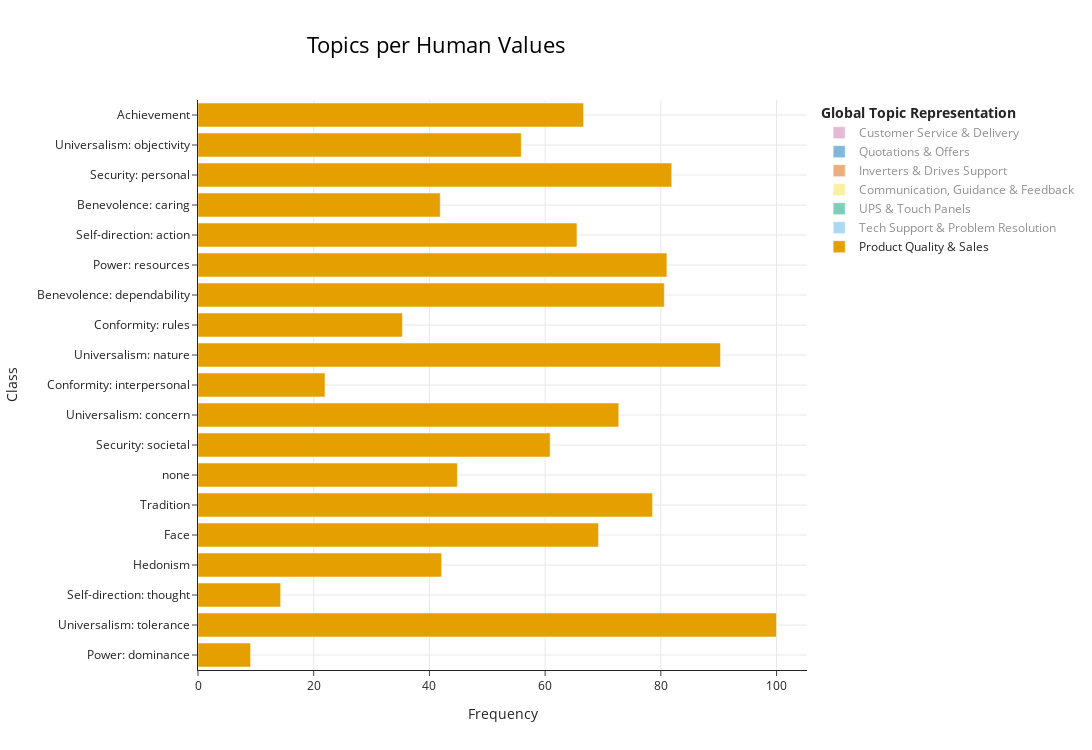

Notebook code for this chart:
### Code cell
### Graph barchart topics by schwartz value

# Filter out rows where 'schwartz_label' is NaN
# filtered_df = df_full_commented[pd.notna(df_full_commented['schwartz_label'])]
# Change nan value by string value
df_full_commented['schwartz_label'] = df_full_commented['schwartz_label'].fillna('none')

# visualize the topic representation of major topics per human values (20 different values):
fig = create_chart_per_class(df_full_commented, topic_model_merged, "schwartz_label", 
                             custom_labels=True, 
                             percentage_by="Class",
                             stacked=True,
                             title="Topics per Human Values", 
                             sortedBy="Frequency", 
                             width=1150, height=750)
# Save the figure as an HTML file
# save_graph_html(fig, "../data/graphs/Schwartz_Analysis/repartition_per_topic/global", "model_merged_per_humanvalue_class_pct")
fig

### Figure 1 — Plotly figure (JSON) as saved in the notebook; plotly's stock layout.template omitted (floating-point values rounded to 4 significant figures)
{"data": [{"hoverinfo": "text", "hovertext": ["<b>Topic Product Quality & Sales</b><br>Words: votes, maximum, many, lot, high<br>Count: 1<br>Percentage: 9.09%", "<b>Topic Product Quality & Sales</b><br>Words: rating, quality, reasons, diversity, reason<br>Count: 1<br>Percentage: 100.0%", "<b>Topic Product Quality & Sales</b><br>Words: bartolini, products, product, obsolete, quality<br>Count: 2<br>Percentage: 14.29%", "<b>Topic Product Quality & Sales</b><br>Words: excellent, great, customer, customers, service<br>Count: 8<br>Percentage: 42.11%", "<b>Topic Product Quality & Sales</b><br>Words: brand, brands, quality, trustworthy, credibility<br>Count: 9<br>Percentage: 69.23%", "<b>Topic Product Quality & Sales</b><br>Words: service, products, product, company, customers<br>Count: 11<br>Percentage: 78.57%", "<b>Topic Product Quality & Sales</b><br>Words: discrete, deliveries, breakers, sav, delivery<br>Count: 13<br>Percentage: 44.83%", "<b>Topic Product Quality & Sales</b><br>Words: safety, stable, protective, security, manufacturer<br>Count: 14<br>Percentage: 60.87%", "<b>Topic Product Quality & Sales</b><br>Words: resellers, prices, priced, billing, purchase<br>Count: 16<br>Percentage: 72.73%", "<b>Topic Product Quality & Sales</b><br>Words: customer service, customers, customer, freight, orders<br>Count: 18<br>Percentage: 21.95%", "<b>Topic Product Quality & Sales</b><br>Words: packaging, packing, boxes, packaged, cardboard<br>Count: 28<br>Percentage: 90.32%", "<b>Topic Product Quality & Sales</b><br>Words: delivery date, delivery, fulfillment, postponed, order<br>Count: 47<br>Percentage: 35.34%", "<b>Topic Product Quality & Sales</b><br>Words: deliveries, replenishment, delivery date, shipments, delivery<br>Count: 54<br>Percentage: 80.6%", "<b>Topic Product Quality & Sales</b><br>Words: pricing, prices, priced, delivery, quality<br>Count: 77<br>Percentage: 81.05%", "<b>Topic Product Quality & Sales</b><br>Words: distributor, purchase, customers, customer, sales<br>Count: 205<br>Percentage: 65.5%", "<b>Topic Product Quality & Sales</b><br>Words: customer service, delays, orders, deliveries, delivery time<br>Count: 574<br>Percentage: 41.87%", "<b>Topic Product Quality & Sales</b><br>Words: distributors, distributor, sales, pricing, customers<br>Count: 592<br>Percentage: 81.88%", "<b>Topic Product Quality & Sales</b><br>Words: deliveries, delivery time, delivery, sales, delivery date<br>Count: 1183<br>Percentage: 55.88%", "<b>Topic Product Quality & Sales</b><br>Words: technical support, plc, customer service, issues, reliable<br>Count: 10254<br>Percentage: 66.64%"], "marker": {"color": "#E69F00"}, "name": "Product Quality & Sales", "orientation": "h", "type": "bar", "visible": true, "x": [9.09, 100, 14.29, 42.11, 69.23, 78.57, 44.83, 60.87, 72.73, 21.95, 90.32, 35.34, 80.6, 81.05, 65.5, 41.87, 81.88, 55.88, 66.64], "y": ["Power: dominance", "Universalism: tolerance", "Self-direction: thought", "Hedonism", "Face", "Tradition", "none", "Security: societal", "Universalism: concern", "Conformity: interpersonal", "Universalism: nature", "Conformity: rules", "Benevolence: dependability", "Power: resources", "Self-direction: action", "Benevolence: caring", "Security: personal", "Universalism: objectivity", "Achievement"]}, {"hoverinfo": "text", "hovertext": ["<b>Topic Tech Support & Problem Resolution</b><br>Words: satisfaction, satisfied, satisfactory, moment, attentive<br>Count: 1<br>Percentage: 50.0%", "<b>Topic Tech Support & Problem Resolution</b><br>Words: satisfaction, explanation, problem, knowledge, support<br>Count: 1<br>Percentage: 1.49%", "<b>Topic Tech Support & Problem Resolution</b><br>Words: staff, support, technical support, understaffing, assistance<br>Count: 1<br>Percentage: 1.05%", "<b>Topic Tech Support & Problem Resolution</b><br>Words: satisfied, satisfaction, satisfactory, moderately, thorough<br>Count: 2<br>Percentage: 6.9%", "<b>Topic Tech Support & Problem Resolution</b><br>Words: support, god, lord, satisfied, satisfaction<br>Count: 2<br>Percentage: 14.29%", "<b>Topic Tech Support & Problem Resolution</b><br>Words: treatment, solution, problem, solve problem, support<br>Count: 3<br>Percentage: 13.64%", "<b>Topic Tech Support & Problem Resolution</b><br>Words: incident, support, immediately, immediate, decisive<br>Count: 4<br>Percentage: 17.39%", "<b>Topic Tech Support & Problem Resolution</b><br>Words: satisfaction, satisfied, enjoyable, satisfactory, attentive<br>Count: 4<br>Percentage: 21.05%", "<b>Topic Tech Support & Problem Resolution</b><br>Words: supporters, satisfaction, support, impression, attentive<br>Count: 4<br>Percentage: 30.77%", "<b>Topic Tech Support & Problem Resolution</b><br>Words: enlightened, information, told, knowledge, page<br>Count: 9<br>Percentage: 64.29%", "<b>Topic Tech Support & Problem Resolution</b><br>Words: response time, decisive, response, immediate, quick response<br>Count: 9<br>Percentage: 81.82%", "<b>Topic Tech Support & Problem Resolution</b><br>Words: courteous, courteously, polite, responses, response<br>Count: 12<br>Percentage: 9.02%", "<b>Topic Tech Support & Problem Resolution</b><br>Words: technical support, support, satisfaction, satisfied, reason<br>Count: 21<br>Percentage: 6.71%", "<b>Topic Tech Support & Problem Resolution</b><br>Words: support, training, attentive, assistance, satisfaction<br>Count: 46<br>Percentage: 6.36%", "<b>Topic Tech Support & Problem Resolution</b><br>Words: polite, politely, responses, respond, rude<br>Count: 51<br>Percentage: 62.2%", "<b>Topic Tech Support & Problem Resolution</b><br>Words: technician, technicians, helpfulness, technical support, tech<br>Count: 358<br>Percentage: 26.11%", "<b>Topic Tech Support & Problem Resolution</b><br>Words: answered, answer, question, answers, quick response<br>Count: 447<br>Percentage: 21.11%", "<b>Topic Tech Support & Problem Resolution</b><br>Words: technical support, technician, technicians, tech, technical<br>Count: 2263<br>Percentage: 14.71%"], "marker": {"color": "#56B4E9"}, "name": "Tech Support & Problem Resolution", "orientation": "h", "type": "bar", "visible": "legendonly", "x": [50, 1.49, 1.05, 6.9, 14.29, 13.64, 17.39, 21.05, 30.77, 64.29, 81.82, 9.02, 6.71, 6.36, 62.2, 26.11, 21.11, 14.71], "y": ["Humility", "Benevolence: dependability", "Power: resources", "none", "Tradition", "Universalism: concern", "Security: societal", "Hedonism", "Face", "Self-direction: thought", "Power: dominance", "Conformity: rules", "Self-direction: action", "Security: personal", "Conformity: interpersonal", "Benevolence: caring", "Universalism: objectivity", "Achievement"]}, {"hoverinfo": "text", "hovertext": ["<b>Topic UPS & Touch Panels</b><br>Words: ups, upss, eocr, electric, products<br>Count: 1<br>Percentage: 1.05%", "<b>Topic UPS & Touch Panels</b><br>Words: agp, gender, changer, com2, replacing<br>Count: 1<br>Percentage: 3.45%", "<b>Topic UPS & Touch Panels</b><br>Words: resolved, glad, fixed, issue, solved<br>Count: 1<br>Percentage: 4.55%", "<b>Topic UPS & Touch Panels</b><br>Words: ultraviolet, touch panel, sheet, panel, touch<br>Count: 1<br>Percentage: 3.23%", "<b>Topic UPS & Touch Panels</b><br>Words: issue, ups, problems, problem, arc<br>Count: 3<br>Percentage: 13.04%", "<b>Topic UPS & Touch Panels</b><br>Words: owe, call back, contract, issue, call<br>Count: 7<br>Percentage: 5.26%", "<b>Topic UPS & Touch Panels</b><br>Words: call center, telephone, call back, call, calling<br>Count: 9<br>Percentage: 10.98%", "<b>Topic UPS & Touch Panels</b><br>Words: repair, repairs, defective, issue, ups<br>Count: 10<br>Percentage: 14.93%", "<b>Topic UPS & Touch Panels</b><br>Words: plcpfxgp4401tad, touch panel, dial, lt3300, gp4000<br>Count: 28<br>Percentage: 3.87%", "<b>Topic UPS & Touch Panels</b><br>Words: telephone, dial, call, call back, calls<br>Count: 47<br>Percentage: 15.02%", "<b>Topic UPS & Touch Panels</b><br>Words: call back, call, telephone, calling, calls<br>Count: 199<br>Percentage: 14.51%", "<b>Topic UPS & Touch Panels</b><br>Words: ups, gp4000, troubleshooting, warranty, usb<br>Count: 211<br>Percentage: 9.97%", "<b>Topic UPS & Touch Panels</b><br>Words: ups, upss, repair, maintenance, customer<br>Count: 1348<br>Percentage: 8.76%"], "marker": {"color": "#009E73"}, "name": "UPS & Touch Panels", "orientation": "h", "type": "bar", "visible": "legendonly", "x": [1.05, 3.45, 4.55, 3.23, 13.04, 5.26, 10.98, 14.93, 3.87, 15.02, 14.51, 9.97, 8.76], "y": ["Power: resources", "none", "Universalism: concern", "Universalism: nature", "Security: societal", "Conformity: rules", "Conformity: interpersonal", "Benevolence: dependability", "Security: personal", "Self-direction: action", "Benevolence: caring", "Universalism: objectivity", "Achievement"]}, {"hoverinfo": "text", "hovertext": ["<b>Topic Communication, Guidance & Feedback</b><br>Words: prompt, prompter, promptness, saved, promptitude<br>Count: 1<br>Percentage: 4.35%", "<b>Topic Communication, Guidance & Feedback</b><br>Words: promptness, prompt, prompter, responses, decisive<br>Count: 1<br>Percentage: 9.09%", "<b>Topic Communication, Guidance & Feedback</b><br>Words: valentino, applause, promptness, prompt, prompter<br>Count: 1<br>Percentage: 5.26%", "<b>Topic Communication, Guidance & Feedback</b><br>Words: kindness, fairness, friendliness, courtesy, manner<br>Count: 1<br>Percentage: 4.55%", "<b>Topic Communication, Guidance & Feedback</b><br>Words: compelling, interest, uncomplicated, quick, quickly<br>Count: 2<br>Percentage: 14.29%", "<b>Topic Communication, Guidance & Feedback</b><br>Words: professionalism, condescending, courtesy, friendliness, professional<br>Count: 3<br>Percentage: 3.66%", "<b>Topic Communication, Guidance & Feedback</b><br>Words: prompt, promptness, courtesy, appointment, feedback<br>Count: 6<br>Percentage: 1.92%", "<b>Topic Communication, Guidance & Feedback</b><br>Words: quickly, fast, quickness, rapid, speed<br>Count: 9<br>Percentage: 1.24%", "<b>Topic Communication, Guidance & Feedback</b><br>Words: interest, attention, fast, effective, quickly<br>Count: 12<br>Percentage: 41.38%", "<b>Topic Communication, Guidance & Feedback</b><br>Words: promptness, prompt, courtesy, responses, response<br>Count: 24<br>Percentage: 18.05%", "<b>Topic Communication, Guidance & Feedback</b><br>Words: quick response, response, quick, quickly, reply<br>Count: 95<br>Percentage: 4.49%", "<b>Topic Communication, Guidance & Feedback</b><br>Words: responsiveness, advice, guidance, responsive, advise<br>Count: 116<br>Percentage: 8.46%", "<b>Topic Communication, Guidance & Feedback</b><br>Words: quickness, attention, quick response, quickly, rapid<br>Count: 461<br>Percentage: 3.0%"], "marker": {"color": "#F0E442"}, "name": "Communication, Guidance & Feedback", "orientation": "h", "type": "bar", "visible": "legendonly", "x": [4.35, 9.09, 5.26, 4.55, 14.29, 3.66, 1.92, 1.24, 41.38, 18.05, 4.49, 8.46, 3], "y": ["Security: societal", "Power: dominance", "Hedonism", "Universalism: concern", "Self-direction: thought", "Conformity: interpersonal", "Self-direction: action", "Security: personal", "none", "Conformity: rules", "Universalism: objectivity", "Benevolence: caring", "Achievement"]}, {"hoverinfo": "text", "hovertext": ["<b>Topic Inverters & Drives Support</b><br>Words: altivar, drives, drive, 930, explosion<br>Count: 1<br>Percentage: 4.35%", "<b>Topic Inverters & Drives Support</b><br>Words: inverters, inverter, customer service, issues, problems<br>Count: 3<br>Percentage: 0.96%", "<b>Topic Inverters & Drives Support</b><br>Words: inverters, frequency inverters, inverter, drives, pricing<br>Count: 4<br>Percentage: 4.21%", "<b>Topic Inverters & Drives Support</b><br>Words: drives, inverter, drive, support, reset<br>Count: 10<br>Percentage: 0.73%", "<b>Topic Inverters & Drives Support</b><br>Words: inverters, inverter, technical support, customer, factories<br>Count: 13<br>Percentage: 1.8%", "<b>Topic Inverters & Drives Support</b><br>Words: inverter, inverters, invertor, atv320, atv340<br>Count: 61<br>Percentage: 2.88%", "<b>Topic Inverters & Drives Support</b><br>Words: inverter, inverters, atv320, technical support, atv630<br>Count: 462<br>Percentage: 3.0%"], "marker": {"color": "#D55E00"}, "name": "Inverters & Drives Support", "orientation": "h", "type": "bar", "visible": "legendonly", "x": [4.35, 0.96, 4.21, 0.73, 1.8, 2.88, 3], "y": ["Security: societal", "Self-direction: action", "Power: resources", "Benevolence: caring", "Security: personal", "Universalism: objectivity", "Achievement"]}, {"hoverinfo": "text", "hovertext": ["<b>Topic Quotations & Offers</b><br>Words: urges, offers, waiting, may, requesting<br>Count: 1<br>Percentage: 5.26%", "<b>Topic Quotations & Offers</b><br>Words: emails, email, send, quotations, requests<br>Count: 1<br>Percentage: 1.22%", "<b>Topic Quotations & Offers</b><br>Words: gasworks, offers, inquiries, sales, discount<br>Count: 1<br>Percentage: 3.23%", "<b>Topic Quotations & Offers</b><br>Words: agreements, demand, delivering, requests, provide<br>Count: 3<br>Percentage: 2.26%", "<b>Topic Quotations & Offers</b><br>Words: payment, prices, bid, price, interest<br>Count: 11<br>Percentage: 11.58%", "<b>Topic Quotations & Offers</b><br>Words: cost, cheaper, fee, delays, quotatin<br>Count: 13<br>Percentage: 1.8%", "<b>Topic Quotations & Offers</b><br>Words: negotiate, bidding, purchasing, buyer, prices<br>Count: 18<br>Percentage: 5.75%", "<b>Topic Quotations & Offers</b><br>Words: discount, customer, offers, price, cancel<br>Count: 58<br>Percentage: 4.23%", "<b>Topic Quotations & Offers</b><br>Words: quoting, quotation, quotes, quoted, quotations<br>Count: 69<br>Percentage: 3.26%", "<b>Topic Quotations & Offers</b><br>Words: quoting, quotations, quotation, quotes, quoted<br>Count: 314<br>Percentage: 2.04%"], "marker": {"color": "#0072B2"}, "name": "Quotations & Offers", "orientation": "h", "type": "bar", "visible": "legendonly", "x": [5.26, 1.22, 3.23, 2.26, 11.58, 1.8, 5.75, 4.23, 3.26, 2.04], "y": ["Hedonism", "Conformity: interpersonal", "Universalism: nature", "Conformity: rules", "Power: resources", "Security: personal", "Self-direction: action", "Benevolence: caring", "Universalism: objectivity", "Achievement"]}, {"hoverinfo": "text", "hovertext": ["<b>Topic Customer Service & Delivery</b><br>Words: everything, perfectly, expectations, nothing, adequate<br>Count: 1<br>Percentage: 7.14%", "<b>Topic Customer Service & Delivery</b><br>Words: invoice, proposal, commercial, deadline, deadlines<br>Count: 1<br>Percentage: 1.05%", "<b>Topic Customer Service & Delivery</b><br>Words: war, fine, spoken, alright, rights<br>Count: 1<br>Percentage: 3.45%", "<b>Topic Customer Service & Delivery</b><br>Words: liked, great, excellent, pretty, good<br>Count: 1<br>Percentage: 7.14%", "<b>Topic Customer Service & Delivery</b><br>Words: war, spoken, fine, rights, respect<br>Count: 1<br>Percentage: 4.55%", "<b>Topic Customer Service & Delivery</b><br>Words: taken, long, waiting, time, delay<br>Count: 1<br>Percentage: 50.0%", "<b>Topic Customer Service & Delivery</b><br>Words: delays, delay, timing, waiting, deadlines<br>Count: 1<br>Percentage: 3.23%", "<b>Topic Customer Service & Delivery</b><br>Words: deadlines, deadline, order, delays, timing<br>Count: 2<br>Percentage: 2.99%", "<b>Topic Customer Service & Delivery</b><br>Words: great, excellent, good, perfectly, fine<br>Count: 5<br>Percentage: 26.32%", "<b>Topic Customer Service & Delivery</b><br>Words: fine, everything, perfectly, alright, smoothly<br>Count: 13<br>Percentage: 4.15%", "<b>Topic Customer Service & Delivery</b><br>Words: fine, everything, perfectly, happy, overall<br>Count: 22<br>Percentage: 3.04%", "<b>Topic Customer Service & Delivery</b><br>Words: deadline, deadlines, respected, timing, schedule<br>Count: 40<br>Percentage: 30.08%", "<b>Topic Customer Service & Delivery</b><br>Words: delayed, delays, fine, everything, problems<br>Count: 51<br>Percentage: 2.41%", "<b>Topic Customer Service & Delivery</b><br>Words: service, delays, delayed, delay, complaints<br>Count: 56<br>Percentage: 4.08%", "<b>Topic Customer Service & Delivery</b><br>Words: deadlines, deadline, delays, delay, schedule<br>Count: 286<br>Percentage: 1.86%"], "marker": {"color": "#CC79A7"}, "name": "Customer Service & Delivery", "orientation": "h", "type": "bar", "visible": "legendonly", "x": [7.14, 1.05, 3.45, 7.14, 4.55, 50, 3.23, 2.99, 26.32, 4.15, 3.04, 30.08, 2.41, 4.08, 1.86], "y": ["Tradition", "Power: resources", "none", "Self-direction: thought", "Universalism: concern", "Humility", "Universalism: nature", "Benevolence: dependability", "Hedonism", "Self-direction: action", "Security: personal", "Conformity: rules", "Universalism: objectivity", "Benevolence: caring", "Achievement"]}], "layout": {"barmode": "stack", "height": 750, "hoverlabel": {"bgcolor": "white", "font": {"family": "Rockwell", "size": 16}}, "legend": {"title": {"text": "<b>Global Topic Representation"}}, "title": {"font": {"color": "Black", "size": 22}, "text": "Topics per Human Values", "x": 0.4, "xanchor": "center", "y": 0.95, "yanchor": "top"}, "width": 1150, "xaxis": {"showgrid": true, "title": {"text": "Frequency"}}, "yaxis": {"showgrid": true, "title": {"text": "Class"}}}}
